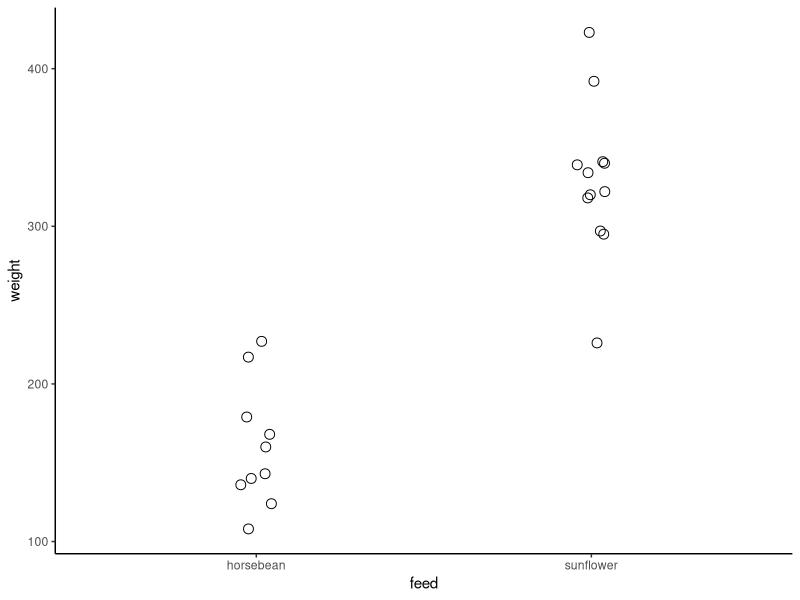
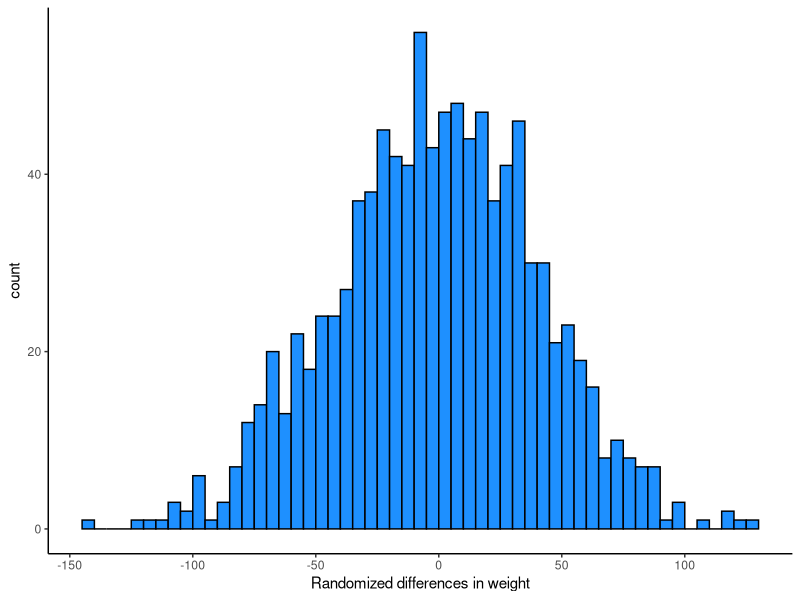
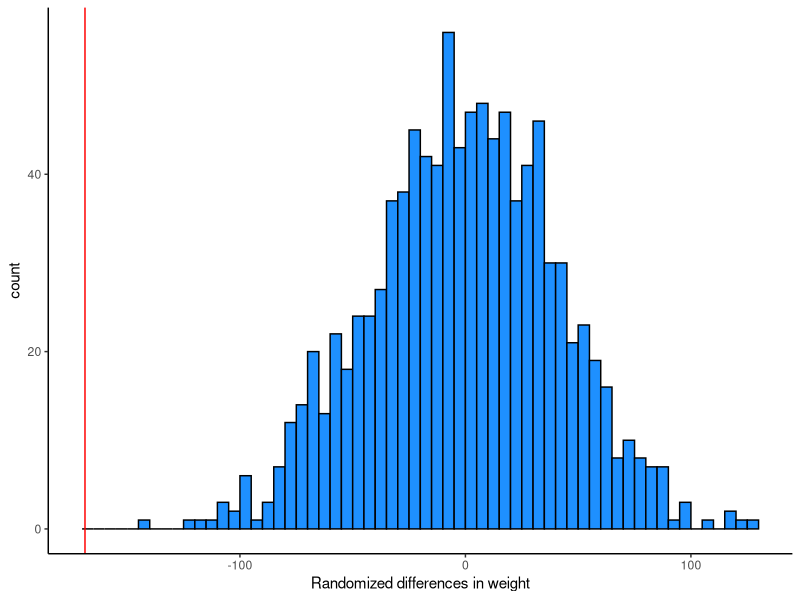
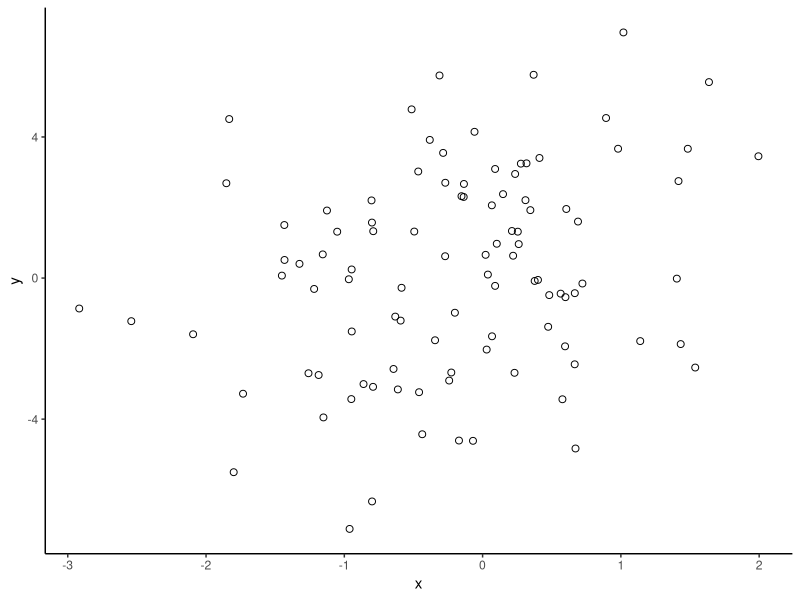

Write R code to recreate these figures, in order.
# GP 10
# ENWC617
# 5/10/23
# Rachel Roday

library(dplyr)

## subset
chickwts.n <- chickwts %>%
  filter(feed %in% c("horsebean", "sunflower"))

## packages
library(ggplot2)

## plot
ggplot(chickwts.n, aes(x = feed, y = weight)) +
  geom_jitter(size = 3, shape = 1, width = 0.05, height = 0) +
  theme_classic()


t.test(weight ~ feed, data = chickwts.n, var.equal = TRUE)
# P value is significant


## calculate group means
groupMeans <- chickwts.n %>%
  group_by(feed) %>%
  summarize(mean_weight = mean(weight))

## calculate difference between group means
diff_obs <- groupMeans$mean_weight[1] - groupMeans$mean_weight[2]

# Run for loop to resample #########

## set parameters and empty vector
nrand <- 1000 # number of randomizations

rand_diff <- vector() # empty vector for storing differences under null hyp.

## for-loop
for(i in seq_len(nrand)){
  chickwts.n.rand <- chickwts.n %>%
    mutate(weight = sample(weight, replace = FALSE)) # shuffle weight
  groupMeans.r <- chickwts.n.rand %>%
    group_by(feed) %>%
    summarize(mean_weight = mean(weight)) # calculate mean weight by feed type
  rand_diff[i] <- groupMeans.r$mean_weight[1] - groupMeans.r$mean_weight[2]
}


ggplot(data.frame(rand_diff), aes(x = rand_diff)) +
  geom_histogram(color = "black", fill = "dodgerblue",
                 boundary = 0, closed = "left",
                 binwidth = 5) +
  xlab("Randomized differences in weight") +
  theme_classic()

ggplot(data.frame(rand_diff), aes(x = rand_diff)) +
  geom_histogram(color = "black", fill = "dodgerblue",
                 boundary = 0, closed = "left",
                 binwidth = 5) +
  xlab("Randomized differences in weight") +
  geom_vline(xintercept = diff_obs, color = "red") +
  theme_classic()

# Calculcate p value
sum(rand_diff <= diff_obs) / nrand



### Randomizing a correlation ####
x <- rnorm(100)

y <- x + rnorm(100, mean = 0, sd = 3)

dat <- data.frame(x, y)


## plot
ggplot(dat, aes(x = x, y = y)) +
  geom_point(size = 2, shape = 1) +
  theme_classic()

## correlation test
cor.test(dat$x, dat$y)

### Conduct a randomization rest on correlation coefffience 

## parameters and empty vector
nrand <- 1000
r_ran <- vector()

## for loop
for(i in seq_len(nrand)){
  r_ran[i] <- cor(dat$x, sample(dat$y, replace = FALSE))
}

## P value
r_obs <- cor(dat$x, dat$y) #observed r
(sum(r_ran >= r_obs) / nrand) * 2

## a more precise P value counting values in both tails of the distribution
sum(abs(r_ran) >= abs(r_obs)) / nrand
